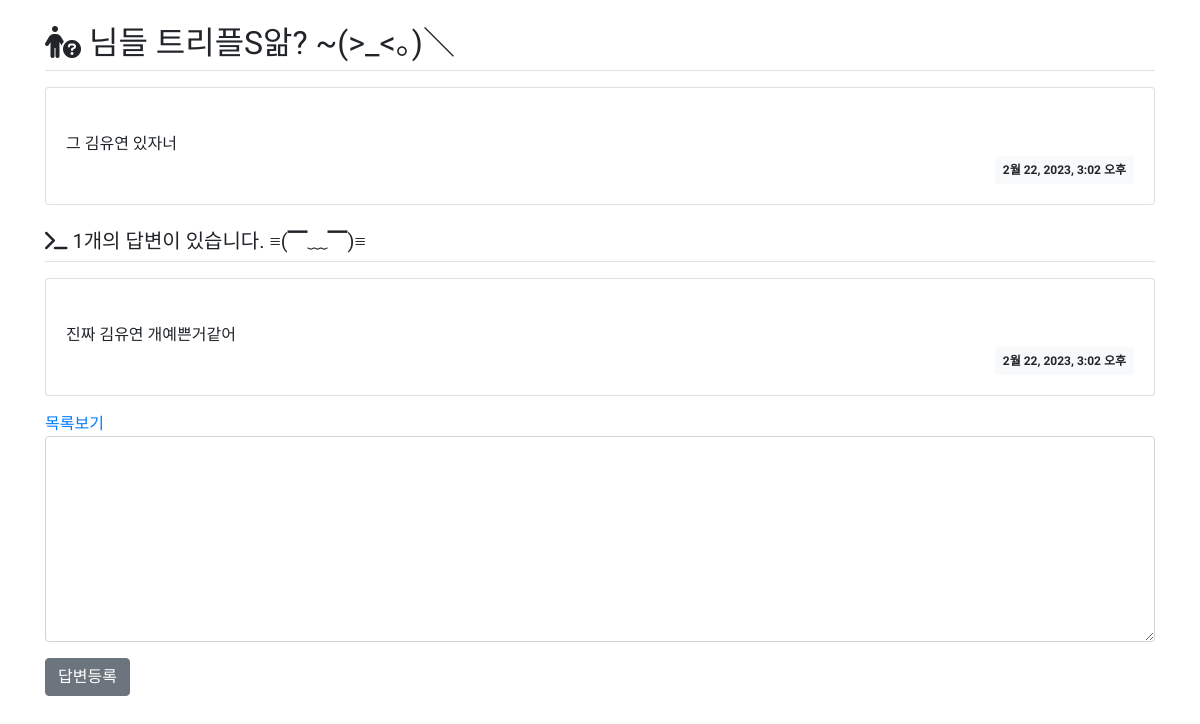
Screenshot of /yannjuFormPage/2/ with the database file from the repository.
### yannjuApp/models.py (models this page shows, shortened)
class Question(models.Model):
    subject = models.CharField('제목', max_length=200)
    content = models.TextField('내용')
    create_date =  models.DateTimeField('날짜')

class Answer(models.Model):
    question = models.ForeignKey(Question, on_delete=models.CASCADE)
    content = models.TextField('답변 내용')
    create_date = models.DateTimeField()

### yannjuApp/views.py (the view)
# urls.py: path('<int:question_id>/', views.detail, name = 'detail'),    #상세보기
def detail(request, question_id):
    question = get_object_or_404(Question, pk=question_id)
    context = {'question' : question}
    return render(request, 'yannjuApp/question_detail.html', context)

### templates/yannjuApp/question_detail.html (shortened to what this page needs)
{% extends 'base.html' %}
{% block content %}
<h2 class = "border-bottom py-2">
    <i class="fa-solid fa-person-circle-question"></i>
    {{question.subject}} ~(>_<。)＼
</h2>
<div class = "card my-3">
    <div class = "card-body">
        <div class = "card-text" style = "white-space : pre-line;">
            {{question.content}}
        </div>
        <div class = "d-flex justify-content-end">
            <div class = "badge badge-light p-2">
                {{question.create_date}}
            </div>
        </div>
    </div>
</div>
<h5 class = "border-bottom my-3 py-2">
    <i class="fa-solid fa-terminal"></i>
    {{question.answer_set.count}}개의 답변이 있습니다. ≡(▔﹏▔)≡
</h5>
{% for answer in question.answer_set.all %}
    <div class = "card my-3">
        <div class = "card-body">
            <div class = "card-text" style = "white-space : pre-line;">
                {{answer.content}}
            </div>
            <div class = "d-flex justify-content-end">
                <div class = "badge badge-light p-2">
                    {{answer.create_date}}
                </div>
            </div>
        </div>
    </div>
{% endfor %}
<a href = "{% url 'yannjuName:index' %}">목록보기</a>
<form action="{% url 'yannjuName:answer_create' question.id %}" method="post">
    <div class = "form-group">
        <textarea name="content" id="content" class = 'form-control' rows="8"></textarea>
    </div>
    <input type="submit" value="답변등록" class = 'btn btn-secondary'>
</form>
{% endblock content %}

### static/style.css (style rules this page uses)
* { font-family: 'Poor Story', cursive; }

### rows the page displays
Question: subject "님들 트리플S앎?", content "그 김유연 있자너", create_date "2월 22, 2023, 3:02 오후", answer_set.count "1"
Answer: content "진짜 김유연 개예쁜거같어", create_date "2월 22, 2023, 3:02 오후"
